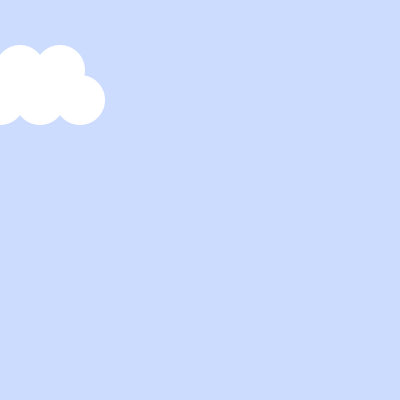
Frame 1 (no input)
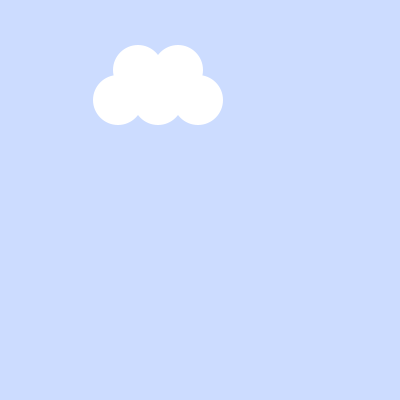
Frame 60 (the mouse pressed at the canvas centre just before this capture)
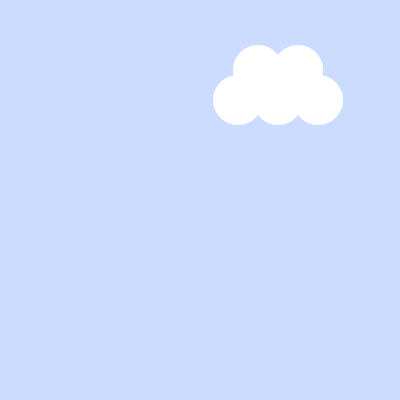
Frame 120 (the mouse held since frame 60 and released just before this capture)

The Processing sketch that drew these frames (run headless with seeded random() and noise(); from frame 60 on, the mouse is pressed at the canvas centre):

// Processing sketch: processing_133120
// ── processing_133120.pde

void setup(){
  size(400,400);
  smooth();
  background(204,220,255);
}


int x=0;
int speed=2;
void draw()
{ 
  background(204,220,255); 
  frameRate(30); 
  noStroke();
  ellipse(x,100,50,50); 
  ellipse(x+40,100,50,50);
  ellipse(x+80,100,50,50);
  ellipse(x+20,70,50,50);
  ellipse(x+60,70,50,50);
  x=x+speed;

 for(int i=0;i<100;i=i+1){
   float r=random (100,400);
   float k=random (400);
   line(r,k,r+15,k+15);
 }
 
 
 
if (x>=400){
x=0;
}
}
